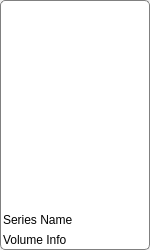
<?xml version="1.0" encoding="UTF-8"?>
<ui version="4.0">
 <class>CardWidget</class>
 <widget class="QWidget" name="CardWidget">
  <property name="geometry">
   <rect>
    <x>0</x>
    <y>0</y>
    <width>150</width>
    <height>250</height>
   </rect>
  </property>
  <property name="sizePolicy">
   <sizepolicy hsizetype="Preferred" vsizetype="Preferred">
    <horstretch>0</horstretch>
    <verstretch>0</verstretch>
   </sizepolicy>
  </property>
  <property name="minimumSize">
   <size>
    <width>150</width>
    <height>250</height>
   </size>
  </property>
  <property name="maximumSize">
   <size>
    <width>150</width>
    <height>250</height>
   </size>
  </property>
  <property name="windowTitle">
   <string>Form</string>
  </property>
  <property name="styleSheet">
   <string notr="true"/>
  </property>
  <layout class="QVBoxLayout" name="card_outer_layout">
   <property name="spacing">
    <number>0</number>
   </property>
   <property name="leftMargin">
    <number>0</number>
   </property>
   <property name="topMargin">
    <number>0</number>
   </property>
   <property name="rightMargin">
    <number>0</number>
   </property>
   <property name="bottomMargin">
    <number>0</number>
   </property>
   <item>
    <widget class="QFrame" name="frame">
     <property name="styleSheet">
      <string notr="true">QFrame#frame {
background-color:white;
border:1px solid grey;
border-radius:5px;
}

QFrame#frame::hover {
border:2px solid grey;
background-color:#edf2f4;
}</string>
     </property>
     <property name="frameShape">
      <enum>QFrame::NoFrame</enum>
     </property>
     <property name="frameShadow">
      <enum>QFrame::Plain</enum>
     </property>
     <property name="lineWidth">
      <number>1</number>
     </property>
     <layout class="QVBoxLayout" name="frame_layout" stretch="1,0,0">
      <property name="spacing">
       <number>6</number>
      </property>
      <property name="leftMargin">
       <number>2</number>
      </property>
      <property name="topMargin">
       <number>2</number>
      </property>
      <property name="rightMargin">
       <number>2</number>
      </property>
      <property name="bottomMargin">
       <number>2</number>
      </property>
      <item>
       <widget class="QLabel" name="cover_label">
        <property name="text">
         <string/>
        </property>
        <property name="scaledContents">
         <bool>true</bool>
        </property>
        <property name="wordWrap">
         <bool>true</bool>
        </property>
       </widget>
      </item>
      <item>
       <widget class="QLabel" name="series_label">
        <property name="text">
         <string>Series Name</string>
        </property>
        <property name="wordWrap">
         <bool>false</bool>
        </property>
        <property name="textInteractionFlags">
         <set>Qt::LinksAccessibleByMouse|Qt::TextSelectableByMouse</set>
        </property>
       </widget>
      </item>
      <item>
       <widget class="QLabel" name="volume_label">
        <property name="text">
         <string>Volume Info</string>
        </property>
        <property name="wordWrap">
         <bool>true</bool>
        </property>
       </widget>
      </item>
     </layout>
    </widget>
   </item>
  </layout>
 </widget>
 <resources/>
 <connections/>
</ui>
